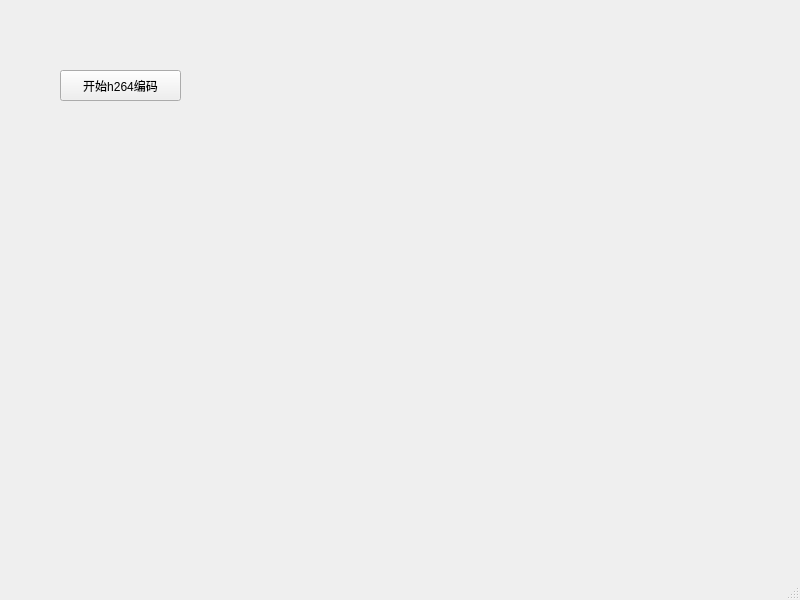
<?xml version="1.0" encoding="UTF-8"?>
<ui version="4.0">
 <class>MainWindow</class>
 <widget class="QMainWindow" name="MainWindow">
  <property name="geometry">
   <rect>
    <x>0</x>
    <y>0</y>
    <width>800</width>
    <height>600</height>
   </rect>
  </property>
  <property name="windowTitle">
   <string>MainWindow</string>
  </property>
  <widget class="QWidget" name="centralwidget">
   <widget class="QPushButton" name="pushButton">
    <property name="geometry">
     <rect>
      <x>60</x>
      <y>70</y>
      <width>121</width>
      <height>31</height>
     </rect>
    </property>
    <property name="text">
     <string>开始h264编码</string>
    </property>
   </widget>
  </widget>
  <widget class="QMenuBar" name="menubar">
   <property name="geometry">
    <rect>
     <x>0</x>
     <y>0</y>
     <width>800</width>
     <height>37</height>
    </rect>
   </property>
  </widget>
  <widget class="QStatusBar" name="statusbar"/>
 </widget>
 <resources/>
 <connections/>
</ui>
